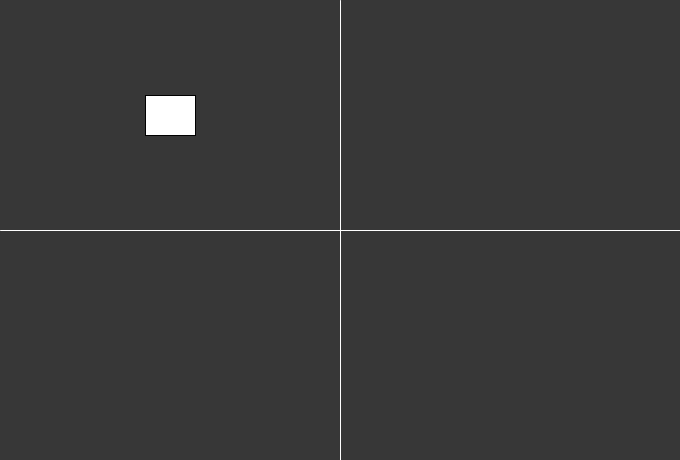
Frame 1 (no input)
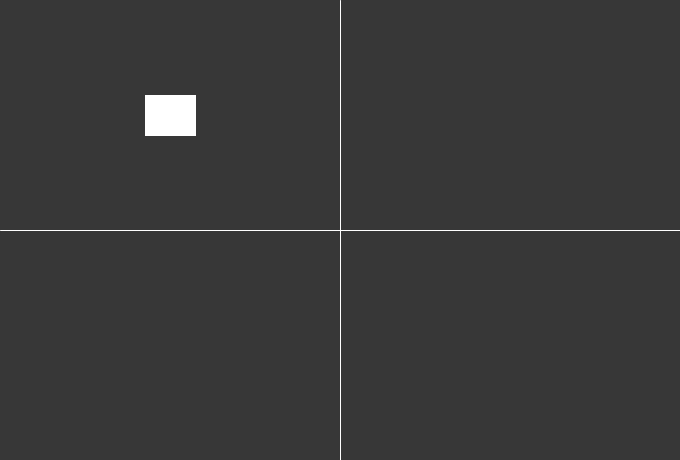
Frame 60 (the mouse pressed at the canvas centre just before this capture)
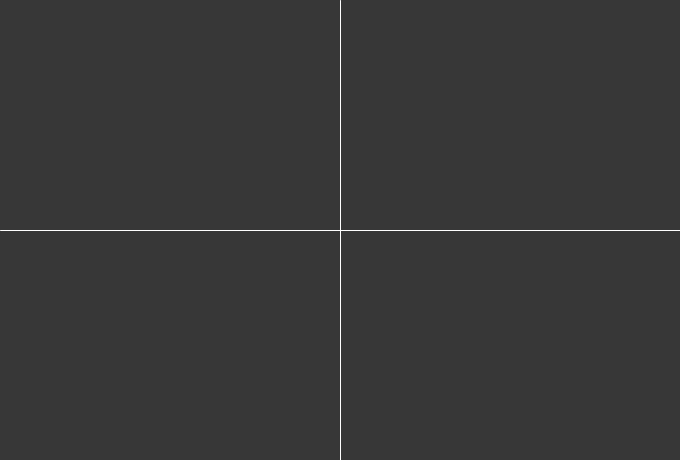
Frame 120 (the mouse held since frame 60 and released just before this capture)

The Processing sketch that drew these frames (run headless with seeded random() and noise(); from frame 60 on, the mouse is pressed at the canvas centre):

// Processing sketch: L_WorkingWithConditionalsV2
// ── L_WorkingWithConditionalsV2.pde

void setup() {
  size(680, 460);
}

void draw() {
  background(55);

  if (mouseX>width/2 && (mouseY<height/2)) {
    rectMode(CENTER);
    rect(width*3/4, height/4, 50, 40);
  } 
  if (mouseX<width/2 && (mouseY<height/2)) {
    rectMode(CENTER);
    rect(width/4, height/4, 50, 40);
  }
  if (mouseX>width/2 && (mouseY>height/2)) {
    rectMode(CENTER);
    rect(width*3/4, height*3/4, 50, 40);
  }
  if (mouseX<width/2 && (mouseY>height/2)) {
    rectMode(CENTER);
    rect(width/4, height*3/4, 50, 40);
  }

  println(mouseX);

  stroke(255);
  line(width/2, 0, width/2, height);
  line(0, height/2, width, height/2);
}
